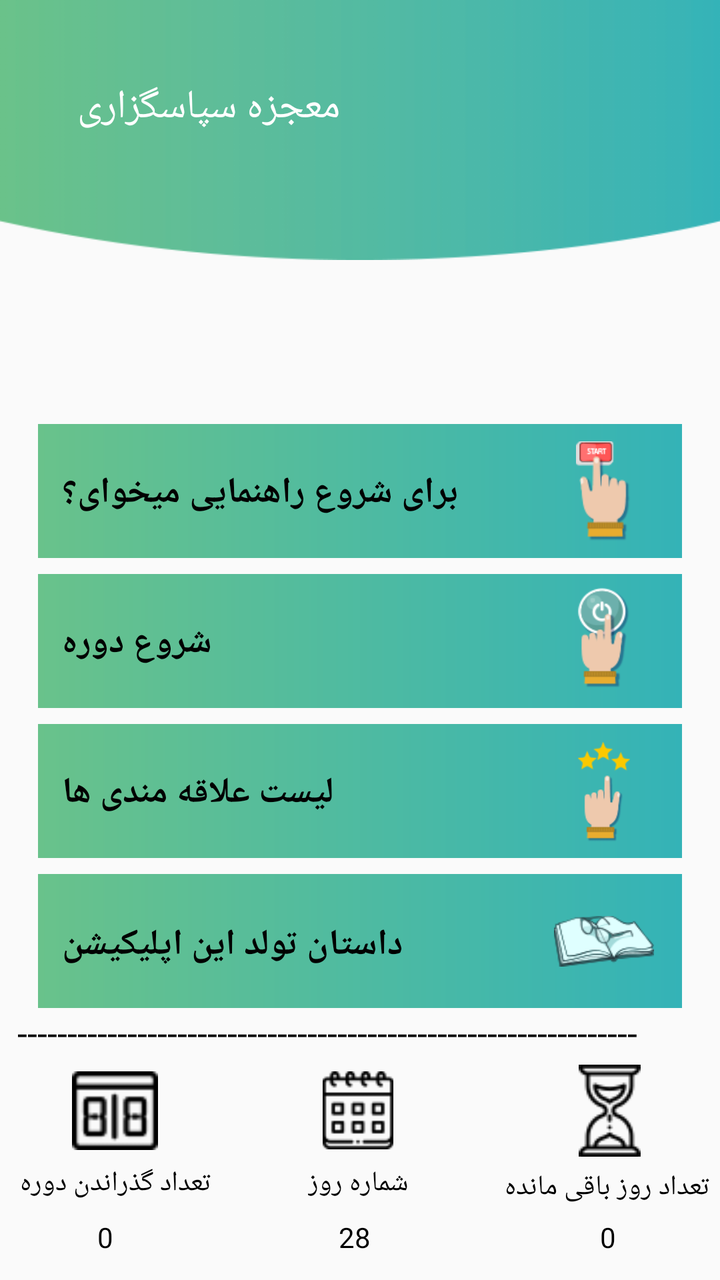
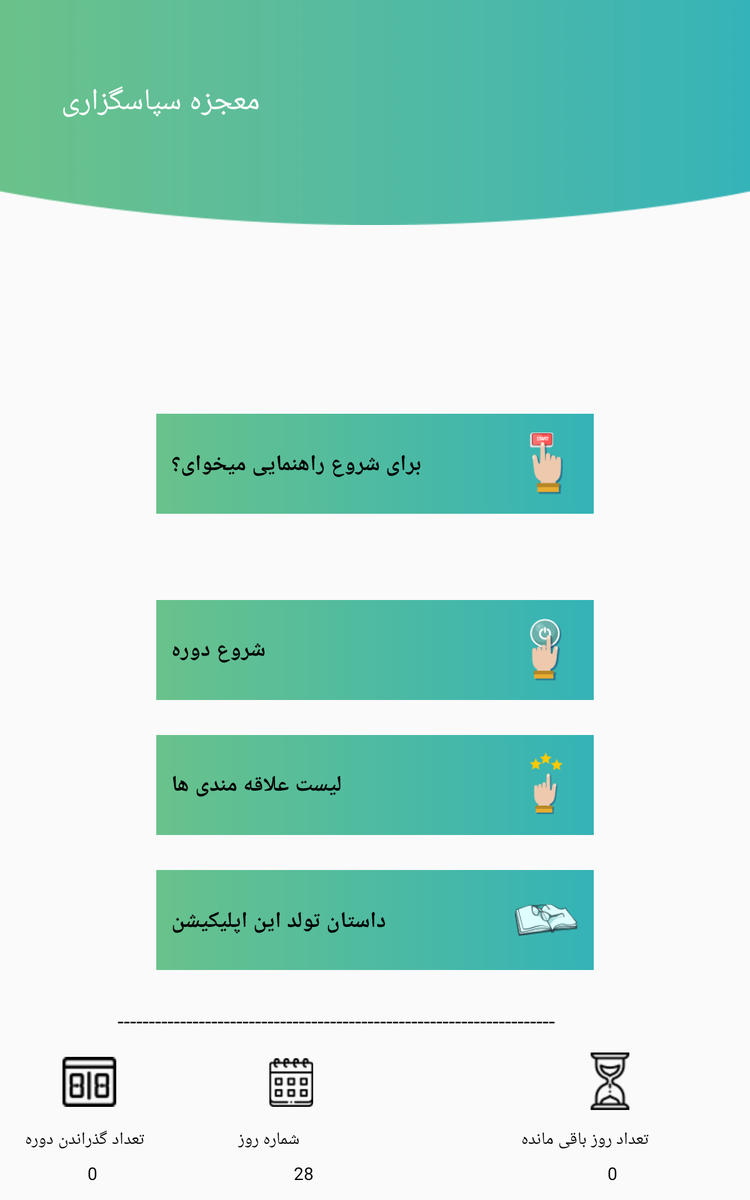

First picture: res/layout/ on a phone held upright. Second picture: the repository's own variant of that layout, on a device whose configuration matches the variant's folder. Source for both follows.
<!-- AndroidManifest.xml: application theme AppTheme -->
<!-- res/layout/activity_maiin.xml -->
<?xml version="1.0" encoding="utf-8"?>
<android.support.constraint.ConstraintLayout xmlns:android="http://schemas.android.com/apk/res/android"
    xmlns:app="http://schemas.android.com/apk/res-auto"
    xmlns:tools="http://schemas.android.com/tools"
    android:id="@+id/main_activity"
    android:layout_width="match_parent"
    android:layout_height="match_parent">

    <include
        android:id="@+id/toolbarCreate"
        layout="@layout/toolbar" />

    <View
        android:id="@+id/view_help"
        android:layout_width="322dp"
        android:layout_height="67dp"
        android:layout_marginStart="8dp"
        android:layout_marginTop="8dp"
        android:layout_marginEnd="8dp"
        android:layout_marginBottom="8dp"
        android:background="@drawable/back_item_main"
        android:onClick="onClickStart"
        app:layout_constraintBottom_toTopOf="@+id/view_start"
        app:layout_constraintEnd_toEndOf="parent"
        app:layout_constraintStart_toStartOf="parent"
        app:layout_constraintTop_toBottomOf="@+id/toolbarCreate"
        app:layout_constraintVertical_bias="1.0" />

    <View
        android:id="@+id/view_start"
        android:layout_width="322dp"
        android:layout_height="67dp"
        android:layout_marginStart="8dp"
        android:layout_marginEnd="8dp"
        android:layout_marginBottom="8dp"
        android:background="@drawable/back_item_main"
        android:onClick="onClickStart"
        app:layout_constraintBottom_toTopOf="@+id/view_fav"
        app:layout_constraintEnd_toEndOf="parent"
        app:layout_constraintStart_toStartOf="parent" />

    <View
        android:id="@+id/view_fav"
        android:layout_width="322dp"
        android:layout_height="67dp"
        android:layout_marginStart="8dp"
        android:layout_marginEnd="8dp"
        android:layout_marginBottom="8dp"
        android:background="@drawable/back_item_main"
        android:onClick="onClickStart"
        app:layout_constraintBottom_toTopOf="@+id/view_create_app"
        app:layout_constraintEnd_toEndOf="parent"
        app:layout_constraintStart_toStartOf="parent" />

    <View
        android:id="@+id/view_create_app"
        android:layout_width="322dp"
        android:layout_height="67dp"
        android:layout_marginStart="8dp"
        android:layout_marginEnd="8dp"
        android:layout_marginBottom="136dp"
        android:background="@drawable/back_item_main"
        android:onClick="onClickStart"
        app:layout_constraintBottom_toBottomOf="parent"
        app:layout_constraintEnd_toEndOf="parent"
        app:layout_constraintStart_toStartOf="parent" />

    <TextView
        android:id="@+id/help_text_view"
        android:layout_width="wrap_content"
        android:layout_height="wrap_content"
        android:text="@string/help"
        android:textColor="@color/colorBlack"
        android:textSize="18sp"
        android:textStyle="bold"
        app:layout_constraintBottom_toBottomOf="@+id/view_help"
        app:layout_constraintEnd_toEndOf="@+id/view_help"
        app:layout_constraintHorizontal_bias="0.097"
        app:layout_constraintStart_toStartOf="@+id/view_help"
        app:layout_constraintTop_toTopOf="@+id/view_help"
        app:layout_constraintVertical_bias="0.523" />

    <ImageView
        android:id="@+id/img_help"
        android:layout_width="50dp"
        android:layout_height="50dp"
        android:layout_marginStart="36dp"
        android:layout_marginEnd="8dp"
        app:layout_constraintBottom_toBottomOf="@+id/view_help"
        app:layout_constraintEnd_toEndOf="@+id/view_help"
        app:layout_constraintHorizontal_bias="0.647"
        app:layout_constraintStart_toEndOf="@+id/help_text_view"
        app:layout_constraintTop_toTopOf="@+id/view_help"
        app:srcCompat="@drawable/if_help" />

    <TextView
        android:id="@+id/start_text_view"
        android:layout_width="wrap_content"
        android:layout_height="wrap_content"
        android:layout_marginStart="12dp"
        android:text="@string/start"
        android:textColor="@color/colorBlack"
        android:textSize="18sp"
        android:textStyle="bold"
        app:layout_constraintBottom_toBottomOf="@+id/view_start"
        app:layout_constraintStart_toStartOf="@+id/view_start"
        app:layout_constraintTop_toTopOf="@+id/view_start"
        app:layout_constraintVertical_bias="0.523" />

    <ImageView
        android:id="@+id/img_start"
        android:layout_width="50dp"
        android:layout_height="50dp"
        android:layout_marginStart="8dp"
        android:layout_marginEnd="8dp"
        app:layout_constraintBottom_toBottomOf="@+id/view_start"
        app:layout_constraintEnd_toEndOf="@+id/view_start"
        app:layout_constraintHorizontal_bias="0.964"
        app:layout_constraintStart_toEndOf="@+id/start_text_view"
        app:layout_constraintTop_toTopOf="@+id/view_start"
        app:layout_constraintVertical_bias="0.411"
        app:srcCompat="@drawable/if_start" />

    <TextView
        android:id="@+id/fav_text_view"
        android:layout_width="wrap_content"
        android:layout_height="wrap_content"
        android:layout_marginStart="12dp"
        android:text="@string/search"
        android:textColor="@color/colorBlack"
        android:textSize="18sp"
        android:textStyle="bold"
        app:layout_constraintBottom_toBottomOf="@+id/view_fav"
        app:layout_constraintStart_toStartOf="@+id/view_fav"
        app:layout_constraintTop_toTopOf="@+id/view_fav"
        app:layout_constraintVertical_bias="0.523" />

    <ImageView
        android:id="@+id/img_fav"
        android:layout_width="50dp"
        android:layout_height="50dp"
        android:layout_marginStart="8dp"
        android:layout_marginEnd="8dp"
        app:layout_constraintBottom_toBottomOf="@+id/view_fav"
        app:layout_constraintEnd_toEndOf="@+id/view_fav"
        app:layout_constraintHorizontal_bias="0.944"
        app:layout_constraintStart_toEndOf="@+id/fav_text_view"
        app:layout_constraintTop_toTopOf="@+id/view_fav"
        app:layout_constraintVertical_bias="0.529"
        app:srcCompat="@drawable/if_fav_main" />

    <TextView
        android:id="@+id/story_text_view"
        android:layout_width="wrap_content"
        android:layout_height="wrap_content"
        android:layout_marginStart="12dp"
        android:text="@string/story_application"
        android:textColor="@color/colorBlack"
        android:textSize="18sp"
        android:textStyle="bold"
        app:layout_constraintBottom_toBottomOf="@+id/view_create_app"
        app:layout_constraintStart_toStartOf="@+id/view_create_app"
        app:layout_constraintTop_toTopOf="@+id/view_create_app"
        app:layout_constraintVertical_bias="0.547" />

    <ImageView
        android:id="@+id/img_story"
        android:layout_width="50dp"
        android:layout_height="50dp"
        android:layout_marginStart="8dp"
        android:layout_marginEnd="8dp"
        app:layout_constraintBottom_toBottomOf="@+id/view_create_app"
        app:layout_constraintEnd_toEndOf="@+id/view_create_app"
        app:layout_constraintHorizontal_bias="0.917"
        app:layout_constraintStart_toEndOf="@+id/story_text_view"
        app:layout_constraintTop_toTopOf="@+id/view_create_app"
        app:srcCompat="@drawable/if_create" />

    <TextView
        android:id="@+id/textView4"
        android:layout_width="343dp"
        android:layout_height="wrap_content"
        android:layout_marginStart="8dp"
        android:layout_marginEnd="8dp"
        android:lines="1"
        android:text="--------------------------------------------------------------"
        android:textColor="@color/colorBlack"
        android:textSize="18sp"
        app:layout_constraintEnd_toEndOf="parent"
        app:layout_constraintHorizontal_bias="0.518"
        app:layout_constraintStart_toStartOf="parent"
        app:layout_constraintTop_toBottomOf="@+id/view_create_app" />

    <ImageView
        android:id="@+id/imageView4"
        android:layout_width="wrap_content"
        android:layout_height="39dp"
        android:layout_marginStart="80dp"
        android:layout_marginTop="8dp"
        android:layout_marginBottom="8dp"
        app:layout_constraintBottom_toTopOf="@+id/textView7"
        app:layout_constraintStart_toEndOf="@+id/imageView6"
        app:layout_constraintTop_toBottomOf="@+id/textView4"
        app:srcCompat="@drawable/if_day" />

    <ImageView
        android:id="@+id/imageView5"
        android:layout_width="wrap_content"
        android:layout_height="wrap_content"
        android:layout_marginStart="8dp"
        android:layout_marginTop="8dp"
        android:layout_marginEnd="8dp"
        android:layout_marginBottom="10dp"
        app:layout_constraintBottom_toTopOf="@+id/textView5"
        app:layout_constraintEnd_toEndOf="parent"
        app:layout_constraintHorizontal_bias="0.721"
        app:layout_constraintStart_toEndOf="@+id/imageView4"
        app:layout_constraintTop_toBottomOf="@+id/textView4"
        app:srcCompat="@drawable/if_day_delay" />

    <ImageView
        android:id="@+id/imageView6"
        android:layout_width="43dp"
        android:layout_height="42dp"
        android:layout_marginStart="36dp"
        android:layout_marginTop="8dp"
        android:layout_marginBottom="8dp"
        app:layout_constraintBottom_toTopOf="@+id/textView9"
        app:layout_constraintStart_toStartOf="parent"
        app:layout_constraintTop_toBottomOf="@+id/textView4"
        app:srcCompat="@drawable/if_delay_dore" />

    <TextView
        android:id="@+id/textView5"
        android:layout_width="wrap_content"
        android:layout_height="wrap_content"
        android:layout_marginEnd="8dp"
        android:layout_marginBottom="6dp"
        android:text="تعداد روز باقی مانده"
        android:textColor="@color/colorBlack"
        app:layout_constraintBottom_toTopOf="@+id/txtDayOff"
        app:layout_constraintEnd_toEndOf="@+id/imageView5"
        app:layout_constraintHorizontal_bias="0.47"
        app:layout_constraintStart_toStartOf="@+id/imageView5" />

    <TextView
        android:id="@+id/txtDayOff"
        android:layout_width="wrap_content"
        android:layout_height="wrap_content"
        android:layout_marginBottom="12dp"
        android:text="0 "
        android:textColor="@color/colorBlack"
        app:layout_constraintBottom_toBottomOf="parent"
        app:layout_constraintEnd_toEndOf="@+id/imageView5"
        app:layout_constraintHorizontal_bias="0.55"
        app:layout_constraintStart_toStartOf="@+id/imageView5" />

    <TextView
        android:id="@+id/textView7"
        android:layout_width="wrap_content"
        android:layout_height="wrap_content"
        android:layout_marginBottom="8dp"
        android:text="شماره روز"
        android:textColor="@color/colorBlack"
        app:layout_constraintBottom_toTopOf="@+id/txtDayCurrent"
        app:layout_constraintEnd_toEndOf="@+id/imageView4"
        app:layout_constraintStart_toStartOf="@+id/imageView4" />

    <TextView
        android:id="@+id/txtDayCurrent"
        android:layout_width="wrap_content"
        android:layout_height="wrap_content"
        android:layout_marginBottom="12dp"
        android:text="28 "
        android:textColor="@color/colorBlack"
        app:layout_constraintBottom_toBottomOf="parent"
        app:layout_constraintEnd_toEndOf="@+id/imageView4"
        app:layout_constraintStart_toStartOf="@+id/imageView4" />

    <TextView
        android:id="@+id/textView9"
        android:layout_width="wrap_content"
        android:layout_height="wrap_content"
        android:layout_marginBottom="8dp"
        android:text="تعداد گذراندن دوره"
        android:textColor="@color/colorBlack"
        app:layout_constraintBottom_toTopOf="@+id/txtTerm"
        app:layout_constraintEnd_toEndOf="@+id/imageView6"
        app:layout_constraintStart_toStartOf="@+id/imageView6" />

    <TextView
        android:id="@+id/txtTerm"
        android:layout_width="wrap_content"
        android:layout_height="wrap_content"
        android:layout_marginBottom="12dp"
        android:text="0   "
        android:textColor="@color/colorBlack"
        app:layout_constraintBottom_toBottomOf="parent"
        app:layout_constraintEnd_toEndOf="@+id/imageView6"
        app:layout_constraintStart_toStartOf="@+id/imageView6" />

</android.support.constraint.ConstraintLayout>
<!-- res/layout/toolbar.xml (included above) -->
<?xml version="1.0" encoding="utf-8"?>
<android.support.v7.widget.Toolbar xmlns:android="http://schemas.android.com/apk/res/android"
    xmlns:local="http://schemas.android.com/apk/res-auto"
    xmlns:tools="http://schemas.android.com/tools"
    android:id="@+id/toolbarCreate"
    android:layout_width="match_parent"
    android:layout_height="130dp"
    android:background="@drawable/toolbar"
    android:minHeight="?attr/actionBarSize"
    local:popupTheme="@style/ThemeOverlay.AppCompat.Light"
    local:theme="@style/ThemeOverlay.AppCompat.Dark.ActionBar">

    <LinearLayout
        android:layout_width="150dp"
        android:layout_height="50dp"
        android:layout_marginLeft="20dp">

        <TextView
            android:id="@+id/txtTool"
            android:layout_width="match_parent"
            android:layout_height="wrap_content"
            android:gravity="right"
            android:text="معجزه سپاسگزاری"
            android:textColor="@color/colorWhite"
            android:textSize="20sp"
            tools:ignore="RtlHardcoded" />

    </LinearLayout>

</android.support.v7.widget.Toolbar>
<!-- resources referenced by this layout -->
<resources>
  <color name="colorBlack">#000000</color>
  <color name="colorWhite">#ffffff</color>
  <!-- drawable back_item_main (drawable) -->
  <?xml version="1.0" encoding="utf-8"?>
  <shape xmlns:android="http://schemas.android.com/apk/res/android">
  
      <gradient
  
          android:endColor="#34b3b7"
  
          android:startColor="#69c28b"
  
          android:angle="0"/>
  
  </shape>
  <!-- drawable if_create: png bitmap (drawable, 5824 bytes) -->
  <!-- drawable if_day: png bitmap (drawable, 1383 bytes) -->
  <!-- drawable if_day_delay: png bitmap (drawable, 1385 bytes) -->
  <!-- drawable if_delay_dore: png bitmap (drawable, 1020 bytes) -->
  <!-- drawable if_fav_main: png bitmap (drawable, 3535 bytes) -->
  <!-- drawable if_help: png bitmap (drawable, 3610 bytes) -->
  <!-- drawable if_start: png bitmap (drawable, 5366 bytes) -->
  <!-- drawable toolbar: png bitmap (drawable, 15942 bytes) -->
  <string name="help">برای شروع راهنمایی میخوای؟</string>
  <string name="search">لیست علاقه مندی ها</string>
  <string name="start">شروع دوره</string>
  <string name="story_application">داستان تولد این اپلیکیشن</string>
  <style name="AppTheme" parent="Theme.AppCompat.Light.NoActionBar">
          
          <item name="colorPrimary">@color/colorPrimary</item>
          <item name="colorPrimaryDark">@color/colorPrimaryDark</item>
          <item name="colorAccent">@color/colorAccent</item>
      </style>
  <color name="colorPrimary">#4ad197</color>
  <color name="colorPrimaryDark">#2b9165</color>
  <color name="colorAccent">#ff4081</color>
</resources>
<!-- res/layout-large/activity_maiin.xml (the author's variant of the layout above) -->
<!-- drawn on a 7-inch tablet held upright -->
<?xml version="1.0" encoding="utf-8"?>
<android.support.constraint.ConstraintLayout xmlns:android="http://schemas.android.com/apk/res/android"
    xmlns:app="http://schemas.android.com/apk/res-auto"
    xmlns:tools="http://schemas.android.com/tools"
    android:id="@+id/main_activity"
    android:layout_width="match_parent"
    android:layout_height="match_parent">

    <include
        android:id="@+id/toolbarCreate"
        layout="@layout/tool_large" />

    <View
        android:id="@+id/view_help"
        android:layout_width="350dp"
        android:layout_height="80dp"
        android:layout_marginStart="8dp"
        android:layout_marginTop="8dp"
        android:layout_marginEnd="8dp"
        android:layout_marginBottom="8dp"
        android:background="@drawable/back_item_main"
        android:onClick="onClickStart"
        app:layout_constraintBottom_toTopOf="@+id/view_start"
        app:layout_constraintEnd_toEndOf="parent"
        app:layout_constraintStart_toStartOf="parent"
        app:layout_constraintTop_toBottomOf="@+id/toolbarCreate"
        app:layout_constraintVertical_bias="0.7" />

    <View
        android:id="@+id/view_start"
        android:layout_width="350dp"
        android:layout_height="80dp"
        android:layout_marginStart="8dp"
        android:layout_marginEnd="8dp"
        android:layout_marginBottom="28dp"
        android:background="@drawable/back_item_main"
        android:onClick="onClickStart"
        app:layout_constraintBottom_toTopOf="@+id/view_fav"
        app:layout_constraintEnd_toEndOf="parent"
        app:layout_constraintStart_toStartOf="parent" />

    <View
        android:id="@+id/view_fav"
        android:layout_width="350dp"
        android:layout_height="80dp"
        android:layout_marginStart="8dp"
        android:layout_marginEnd="8dp"
        android:layout_marginBottom="28dp"
        android:background="@drawable/back_item_main"
        android:onClick="onClickStart"
        app:layout_constraintBottom_toTopOf="@+id/view_create_app"
        app:layout_constraintEnd_toEndOf="parent"
        app:layout_constraintStart_toStartOf="parent" />

    <View
        android:id="@+id/view_create_app"
        android:layout_width="350dp"
        android:layout_height="80dp"
        android:layout_marginStart="8dp"
        android:layout_marginEnd="8dp"
        android:layout_marginBottom="184dp"
        android:background="@drawable/back_item_main"
        android:onClick="onClickStart"
        app:layout_constraintBottom_toBottomOf="parent"
        app:layout_constraintEnd_toEndOf="parent"
        app:layout_constraintStart_toStartOf="parent" />

    <TextView
        android:id="@+id/help_text_view"
        android:layout_width="wrap_content"
        android:layout_height="wrap_content"
        android:layout_marginStart="12dp"
        android:text="@string/help"
        android:textColor="@color/colorBlack"
        android:textSize="18sp"
        android:textStyle="bold"
        app:layout_constraintBottom_toBottomOf="@+id/view_help"
        app:layout_constraintStart_toStartOf="@+id/view_help"
        app:layout_constraintTop_toTopOf="@+id/view_help"
        app:layout_constraintVertical_bias="0.517" />

    <ImageView
        android:id="@+id/img_help"
        android:layout_width="50dp"
        android:layout_height="50dp"
        android:layout_marginStart="8dp"
        android:layout_marginEnd="8dp"
        app:layout_constraintBottom_toBottomOf="@+id/view_help"
        app:layout_constraintEnd_toEndOf="@+id/view_help"
        app:layout_constraintHorizontal_bias="0.937"
        app:layout_constraintStart_toEndOf="@+id/help_text_view"
        app:layout_constraintTop_toTopOf="@+id/view_help"
        app:srcCompat="@drawable/if_help" />

    <TextView
        android:id="@+id/start_text_view"
        android:layout_width="wrap_content"
        android:layout_height="wrap_content"
        android:layout_marginStart="12dp"
        android:text="@string/start"
        android:textColor="@color/colorBlack"
        android:textSize="18sp"
        android:textStyle="bold"
        app:layout_constraintBottom_toBottomOf="@+id/view_start"
        app:layout_constraintStart_toStartOf="@+id/view_start"
        app:layout_constraintTop_toTopOf="@+id/view_start" />

    <ImageView
        android:id="@+id/img_start"
        android:layout_width="50dp"
        android:layout_height="50dp"
        android:layout_marginStart="8dp"
        android:layout_marginEnd="8dp"
        app:layout_constraintBottom_toBottomOf="@+id/view_start"
        app:layout_constraintEnd_toEndOf="@+id/view_start"
        app:layout_constraintHorizontal_bias="0.974"
        app:layout_constraintStart_toEndOf="@+id/start_text_view"
        app:layout_constraintTop_toTopOf="@+id/view_start"
        app:srcCompat="@drawable/if_start" />

    <TextView
        android:id="@+id/fav_text_view"
        android:layout_width="wrap_content"
        android:layout_height="wrap_content"
        android:layout_marginStart="12dp"
        android:text="@string/search"
        android:textColor="@color/colorBlack"
        android:textSize="18sp"
        android:textStyle="bold"
        app:layout_constraintBottom_toBottomOf="@+id/view_fav"
        app:layout_constraintStart_toStartOf="@+id/view_fav"
        app:layout_constraintTop_toTopOf="@+id/view_fav" />

    <ImageView
        android:id="@+id/img_fav"
        android:layout_width="50dp"
        android:layout_height="50dp"
        android:layout_marginStart="8dp"
        android:layout_marginEnd="8dp"
        app:layout_constraintBottom_toBottomOf="@+id/view_fav"
        app:layout_constraintEnd_toEndOf="@+id/view_fav"
        app:layout_constraintHorizontal_bias="0.964"
        app:layout_constraintStart_toEndOf="@+id/fav_text_view"
        app:layout_constraintTop_toTopOf="@+id/view_fav"
        app:layout_constraintVertical_bias="0.466"
        app:srcCompat="@drawable/if_fav_main" />

    <TextView
        android:id="@+id/story_text_view"
        android:layout_width="wrap_content"
        android:layout_height="wrap_content"
        android:layout_marginStart="12dp"
        android:text="@string/story_application"
        android:textColor="@color/colorBlack"
        android:textSize="18sp"
        android:textStyle="bold"
        app:layout_constraintBottom_toBottomOf="@+id/view_create_app"
        app:layout_constraintStart_toStartOf="@+id/view_create_app"
        app:layout_constraintTop_toTopOf="@+id/view_create_app"
        app:layout_constraintVertical_bias="0.517" />

    <ImageView
        android:id="@+id/img_story"
        android:layout_width="50dp"
        android:layout_height="50dp"
        android:layout_marginStart="8dp"
        android:layout_marginEnd="8dp"
        app:layout_constraintBottom_toBottomOf="@+id/view_create_app"
        app:layout_constraintEnd_toEndOf="@+id/view_create_app"
        app:layout_constraintHorizontal_bias="0.95"
        app:layout_constraintStart_toEndOf="@+id/story_text_view"
        app:layout_constraintTop_toTopOf="@+id/view_create_app"
        app:srcCompat="@drawable/if_create" />

    <TextView
        android:id="@+id/textView4"
        android:layout_width="412dp"
        android:layout_height="wrap_content"
        android:layout_marginStart="8dp"
        android:layout_marginTop="28dp"
        android:layout_marginEnd="8dp"
        android:lines="1"
        android:text="----------------------------------------------------------------------"
        android:textColor="@color/colorBlack"
        android:textSize="18sp"
        app:layout_constraintEnd_toEndOf="parent"
        app:layout_constraintStart_toStartOf="parent"
        app:layout_constraintTop_toBottomOf="@+id/view_create_app" />

    <ImageView
        android:id="@+id/imageView4"
        android:layout_width="wrap_content"
        android:layout_height="39dp"
        android:layout_marginStart="120dp"
        android:layout_marginTop="8dp"
        android:layout_marginBottom="8dp"
        app:layout_constraintBottom_toTopOf="@+id/textView7"
        app:layout_constraintStart_toEndOf="@+id/imageView6"
        app:layout_constraintTop_toBottomOf="@+id/textView4"
        app:layout_constraintVertical_bias="0.528"
        app:srcCompat="@drawable/if_day" />

    <ImageView
        android:id="@+id/imageView5"
        android:layout_width="wrap_content"
        android:layout_height="wrap_content"
        android:layout_marginStart="24dp"
        android:layout_marginTop="8dp"
        android:layout_marginEnd="24dp"
        android:layout_marginBottom="8dp"
        app:layout_constraintBottom_toTopOf="@+id/textView5"
        app:layout_constraintEnd_toEndOf="parent"
        app:layout_constraintHorizontal_bias="0.729"
        app:layout_constraintStart_toEndOf="@+id/imageView4"
        app:layout_constraintTop_toBottomOf="@+id/textView4"
        app:layout_constraintVertical_bias="0.472"
        app:srcCompat="@drawable/if_day_delay" />

    <ImageView
        android:id="@+id/imageView6"
        android:layout_width="43dp"
        android:layout_height="42dp"
        android:layout_marginStart="50dp"
        android:layout_marginTop="8dp"
        android:layout_marginBottom="8dp"
        app:layout_constraintBottom_toTopOf="@+id/textView9"
        app:layout_constraintStart_toStartOf="parent"
        app:layout_constraintTop_toBottomOf="@+id/textView4"
        app:srcCompat="@drawable/if_delay_dore" />

    <TextView
        android:id="@+id/textView5"
        android:layout_width="wrap_content"
        android:layout_height="wrap_content"
        android:layout_marginStart="80dp"
        android:layout_marginEnd="24dp"
        android:layout_marginBottom="8dp"
        android:text="تعداد روز باقی مانده"
        android:textColor="@color/colorBlack"
        app:layout_constraintBottom_toTopOf="@+id/txtDayOff"
        app:layout_constraintEnd_toEndOf="parent"
        app:layout_constraintHorizontal_bias="0.63"
        app:layout_constraintStart_toEndOf="@+id/textView7" />

    <TextView
        android:id="@+id/txtDayOff"
        android:layout_width="wrap_content"
        android:layout_height="wrap_content"
        android:layout_marginStart="40dp"
        android:layout_marginEnd="24dp"
        android:layout_marginBottom="12dp"
        android:text="0 "
        android:textColor="@color/colorBlack"
        app:layout_constraintBottom_toBottomOf="parent"
        app:layout_constraintEnd_toEndOf="parent"
        app:layout_constraintHorizontal_bias="0.71"
        app:layout_constraintStart_toEndOf="@+id/txtDayCurrent" />

    <TextView
        android:id="@+id/textView7"
        android:layout_width="wrap_content"
        android:layout_height="wrap_content"
        android:layout_marginStart="75dp"
        android:layout_marginBottom="8dp"
        android:text="شماره روز"
        android:textColor="@color/colorBlack"
        app:layout_constraintBottom_toTopOf="@+id/txtDayOff"
        app:layout_constraintStart_toEndOf="@+id/textView9" />

    <TextView
        android:id="@+id/txtDayCurrent"
        android:layout_width="wrap_content"
        android:layout_height="wrap_content"
        android:layout_marginStart="150dp"
        android:layout_marginBottom="12dp"
        android:text="28 "
        android:textColor="@color/colorBlack"
        app:layout_constraintBottom_toBottomOf="parent"
        app:layout_constraintStart_toEndOf="@+id/txtTerm" />

    <TextView
        android:id="@+id/textView9"
        android:layout_width="wrap_content"
        android:layout_height="wrap_content"
        android:layout_marginStart="20dp"
        android:layout_marginBottom="8dp"
        android:text="تعداد گذراندن دوره"
        android:textColor="@color/colorBlack"
        app:layout_constraintBottom_toTopOf="@+id/txtTerm"
        app:layout_constraintStart_toStartOf="parent" />

    <TextView
        android:id="@+id/txtTerm"
        android:layout_width="wrap_content"
        android:layout_height="wrap_content"
        android:layout_marginStart="70dp"
        android:layout_marginBottom="12dp"
        android:text="0  "
        android:textColor="@color/colorBlack"
        app:layout_constraintBottom_toBottomOf="parent"
        app:layout_constraintStart_toStartOf="parent" />

</android.support.constraint.ConstraintLayout>
<!-- res/layout/tool_large.xml (included above) -->
<?xml version="1.0" encoding="utf-8"?>
<android.support.v7.widget.Toolbar xmlns:android="http://schemas.android.com/apk/res/android"
    xmlns:local="http://schemas.android.com/apk/res-auto"
    xmlns:tools="http://schemas.android.com/tools"
    android:id="@+id/toolbarCreate"
    android:layout_width="match_parent"
    android:layout_height="180dp"
    android:background="@drawable/toolbar"
    android:minHeight="?attr/actionBarSize"
    local:popupTheme="@style/ThemeOverlay.AppCompat.Light"
    local:theme="@style/ThemeOverlay.AppCompat.Dark.ActionBar">

    <LinearLayout
        android:layout_width="170dp"
        android:layout_height="50dp"
        android:layout_marginLeft="30dp">

        <TextView
            android:id="@+id/txtTool"
            android:layout_width="match_parent"
            android:layout_height="wrap_content"
            android:gravity="right"
            android:text="معجزه سپاسگزاری"
            android:textColor="@color/colorWhite"
            android:textSize="24sp"
            tools:ignore="RtlHardcoded" />

    </LinearLayout>

</android.support.v7.widget.Toolbar>
